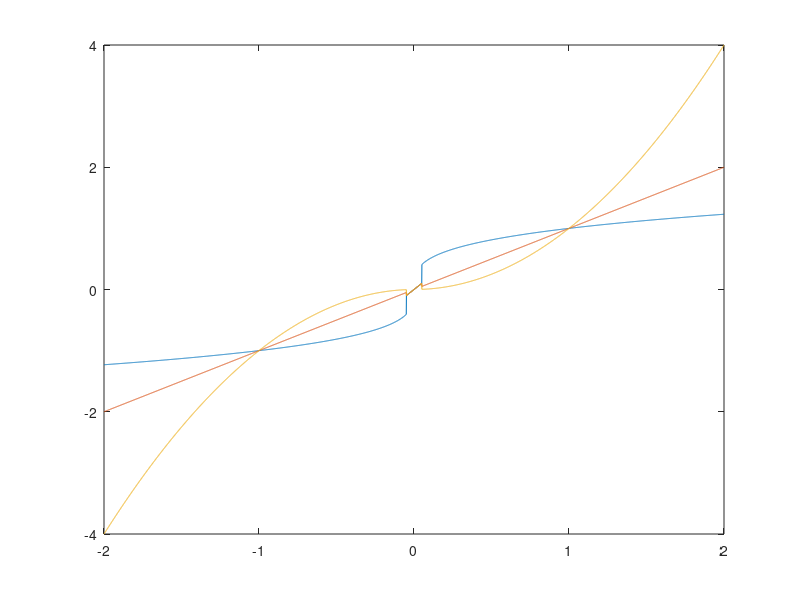

Reproduce this figure in MATLAB. (Note: this script raises an error after producing the figure.)
clc;clear;close all

% fx=@(x,m) x.^m;
var=0.05;k=2;
fx=@(x,m) abs(x).^m.*sign(x);
fxx=@(x,m) (abs(x)>var) .* abs(x).^m.*sign(x) + (abs(x)<=var) .*x*k;

t=-2:1e-3:2;

k=[0.3  1  2];
figure;
for i=1:size(k,2)
    y=feval(fxx,t,k(i));
    h=plot(t,y);hold on;
end




%% 求微分方程解析解 sliding face
clc;clear; 
%TSM
syms x(t) b a x0
% eqn = diff(x,t) == -b*abs(x)^a*sign(x);
eqn = diff(x,t) == -b*x^a;
cond=x(0)==x0;
S = dsolve(eqn,cond)
an=solve(S==0,t)
simplify(an)
%% FTSM
clc;clear; 
syms x(t) b a x0 l

eqn = diff(x,t) ==-a*x-b*x^0.3;
% eqn = diff(x,t) ==-a*x-b*abs(x)^l*sign(x);
cond=x(0)==x0;
S = dsolve(eqn,cond)
an=solve(S==0,t)
simplify(an)
% 
%% NTSM

clc;clear; 
syms x(t) b a x0 l

eqn = diff(x,t)^(1.3) ==-a*x;
% eqn = diff(x,t) ==-a*x-b*abs(x)^l*sign(x);
cond=x(0)==x0;
S = dsolve(eqn,cond)
an=solve(S==0,t)
simplify(an)






